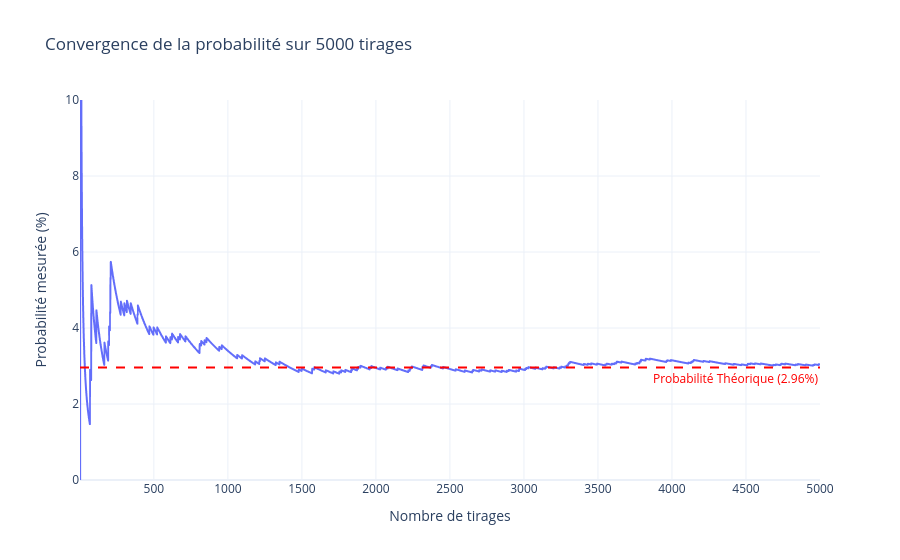

Here is the notebook cell this chart was saved with:
### Markdown cell above
## 3. Visualisation de la convergence (Loi des Grands Nombres)

Faire 4 tirages est très instructif, mais avec une probabilité théorique de $\approx 3\%$, il est tout à fait normal de n'obtenir que des échecs (ou d'avoir beaucoup de chance et de surperformer). 

Pour observer la convergence vers les $2.96\%$, nous allons simuler $5000$ tirages et tracer un **graphique interactif**. Vous pouvez zoomer sur la courbe ou passer votre souris pour voir les valeurs exactes !

### Code cell
import plotly.express as px
import pandas as pd

# Simulation sur 5000 tirages pour le graphique
N = 5000
historique_probabilites = []
succes_cumules = 0

for i in range(1, N + 1):
    tirage_actuel = random.sample(paquet, 4)
    if verifier_succes(tirage_actuel)[0]:
        succes_cumules += 1
    
    # On enregistre la probabilité calculée à l'instant i
    historique_probabilites.append((succes_cumules / i) * 100)

# Création d'un DataFrame (tableau) pour Plotly
df = pd.DataFrame({
    'Nombre de tirages': list(range(1, N + 1)),
    'Probabilité mesurée (%)': historique_probabilites
})

# Tracé du graphique interactif
fig = px.line(df, x='Nombre de tirages', y='Probabilité mesurée (%)', 
              title=f"Convergence de la probabilité sur {N} tirages")

# Ajout de la ligne cible théorique
fig.add_hline(y=2.9588, line_dash="dash", line_color="red", 
              annotation_text="Probabilité Théorique (2.96%)", 
              annotation_position="bottom right",
              annotation_font=dict(color="red", size=12))

# Finitions esthétiques
fig.update_layout(
    template="plotly_white",
    yaxis=dict(range=[0, 10]), # On fixe l'axe Y entre 0 et 10% pour y voir clair
    hovermode="x unified"
)

fig.show()

### Figure 1 — Plotly figure (JSON) as saved in the notebook; plotly's stock layout.template omitted (floating-point values rounded to 4 significant figures; data arrays with more than 128 entries replaced by an {"elided": "..."} marker saying what was removed)
{"data": [{"hovertemplate": "Nombre de tirages=%{x}<br>Probabilité mesurée (%)=%{y}<extra></extra>", "legendgroup": "", "line": {"color": "#636efa", "dash": "solid"}, "marker": {"symbol": "circle"}, "mode": "lines", "name": "", "showlegend": false, "type": "scattergl", "x": {"elided": "5000 int values"}, "xaxis": "x", "y": {"elided": "5000 float values"}, "yaxis": "y"}], "layout": {"annotations": [{"font": {"color": "red", "size": 12}, "showarrow": false, "text": "Probabilité Théorique (2.96%)", "x": 1, "xanchor": "right", "xref": "x domain", "y": 2.959, "yanchor": "top", "yref": "y"}], "hovermode": "x unified", "legend": {"tracegroupgap": 0}, "shapes": [{"line": {"color": "red", "dash": "dash"}, "type": "line", "x0": 0, "x1": 1, "xref": "x domain", "y0": 2.959, "y1": 2.959, "yref": "y"}], "title": {"text": "Convergence de la probabilité sur 5000 tirages"}, "xaxis": {"anchor": "y", "domain": [0, 1], "title": {"text": "Nombre de tirages"}}, "yaxis": {"anchor": "x", "domain": [0, 1], "range": [0, 10], "title": {"text": "Probabilité mesurée (%)"}}}}
